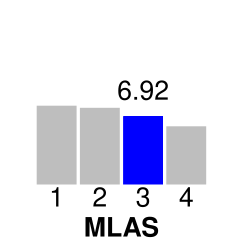

The gnuplot source for this figure:
# font,size
set terminal svg size 250,250 font "Helvetica,20"
# defining box colors type 1 and 2
set linetype 1 lc rgb 'gray'
set linetype 2 lc rgb 'blue'
# with of the bars
set boxwidth 0.9
# bars should be filled with color
set style fill solid
# hide legend
set key off
# hide y axis
unset ytics
# hide the line around the graph
unset border

# should be from 0 to something above the max value
set yrange [0:16]
# the 0.6 moves the labels a bit upwards so that there is no ugly gap
set xtics nomirror scale 0 offset 0,0.5,0
# the 1.2 moves the label a bit upwards so that there is no ugly gap
set xlabel "MLAS" offset 0,1,0 font "Helvetica Bold"
# output file name
set output "mlas-kmr.svg"
# "lc variable" makes it select the box color type according to the value of the column 2
# $3+4 moves the labels somewhat upwards above the bars
plot "mlas-kmr.tsv" using 0:3:2:xtic(1) with boxes lc variable, "" using 0:($3+2.5):4 with labels
